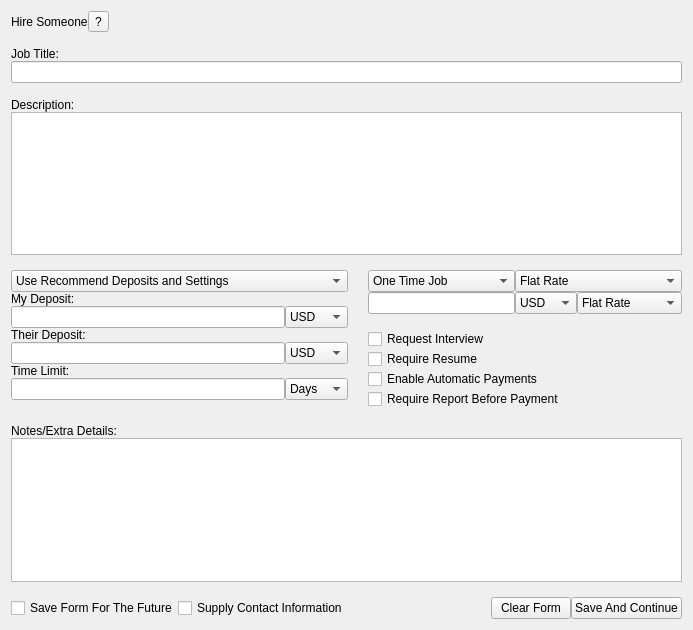
<?xml version="1.0" encoding="UTF-8"?>
<ui version="4.0">
 <class>Form</class>
 <widget class="QWidget" name="Form">
  <property name="geometry">
   <rect>
    <x>0</x>
    <y>0</y>
    <width>693</width>
    <height>630</height>
   </rect>
  </property>
  <property name="windowTitle">
   <string>Form</string>
  </property>
  <layout class="QGridLayout" name="gridLayout_3">
   <property name="horizontalSpacing">
    <number>20</number>
   </property>
   <property name="verticalSpacing">
    <number>15</number>
   </property>
   <item row="3" column="0" rowspan="2">
    <layout class="QGridLayout" name="gridLayout">
     <item row="1" column="0">
      <widget class="QLabel" name="MyDepositText3">
       <property name="text">
        <string>My Deposit:</string>
       </property>
      </widget>
     </item>
     <item row="6" column="0">
      <widget class="QLineEdit" name="TimeLimitBox3"/>
     </item>
     <item row="2" column="0">
      <widget class="QLineEdit" name="MyDepositBox3">
       <property name="text">
        <string/>
       </property>
      </widget>
     </item>
     <item row="2" column="1">
      <widget class="QComboBox" name="MyDepositUSD3">
       <item>
        <property name="text">
         <string>USD</string>
        </property>
       </item>
       <item>
        <property name="text">
         <string>Coins</string>
        </property>
       </item>
      </widget>
     </item>
     <item row="3" column="0">
      <widget class="QLabel" name="TheirDepositText3">
       <property name="text">
        <string>Their Deposit:</string>
       </property>
      </widget>
     </item>
     <item row="0" column="0" colspan="2">
      <widget class="QComboBox" name="DepositSettings3">
       <item>
        <property name="text">
         <string>Use Recommend Deposits and Settings</string>
        </property>
       </item>
       <item>
        <property name="text">
         <string>Custom Deposits</string>
        </property>
       </item>
      </widget>
     </item>
     <item row="4" column="1">
      <widget class="QComboBox" name="TheirDepositUSD3">
       <item>
        <property name="text">
         <string>USD</string>
        </property>
       </item>
       <item>
        <property name="text">
         <string>Coins</string>
        </property>
       </item>
      </widget>
     </item>
     <item row="6" column="1">
      <widget class="QComboBox" name="TimeLimitDays3">
       <item>
        <property name="text">
         <string>Days</string>
        </property>
       </item>
       <item>
        <property name="text">
         <string>Hours</string>
        </property>
       </item>
      </widget>
     </item>
     <item row="4" column="0">
      <widget class="QLineEdit" name="TheirDepositBox3">
       <property name="text">
        <string/>
       </property>
      </widget>
     </item>
     <item row="5" column="0">
      <widget class="QLabel" name="TimeLimitText3">
       <property name="text">
        <string>Time Limit:</string>
       </property>
      </widget>
     </item>
     <item row="7" column="0">
      <spacer name="verticalSpacer">
       <property name="orientation">
        <enum>Qt::Vertical</enum>
       </property>
       <property name="sizeHint" stdset="0">
        <size>
         <width>20</width>
         <height>2</height>
        </size>
       </property>
      </spacer>
     </item>
    </layout>
   </item>
   <item row="3" column="1">
    <layout class="QGridLayout" name="gridLayout_2">
     <item row="0" column="0">
      <widget class="QComboBox" name="JobSelect1">
       <item>
        <property name="text">
         <string>One Time Job</string>
        </property>
       </item>
       <item>
        <property name="text">
         <string>Part Time Job</string>
        </property>
       </item>
       <item>
        <property name="text">
         <string>Full Time Job</string>
        </property>
       </item>
      </widget>
     </item>
     <item row="0" column="1" colspan="2">
      <widget class="QComboBox" name="RateSelect1">
       <item>
        <property name="text">
         <string>Flat Rate</string>
        </property>
       </item>
       <item>
        <property name="text">
         <string>Pay By The Milestone</string>
        </property>
       </item>
       <item>
        <property name="text">
         <string>Pay by the Week</string>
        </property>
       </item>
       <item>
        <property name="text">
         <string>Pay by the Month</string>
        </property>
       </item>
      </widget>
     </item>
     <item row="1" column="0">
      <widget class="QLineEdit" name="JobAmount1">
       <property name="text">
        <string/>
       </property>
      </widget>
     </item>
     <item row="1" column="1">
      <widget class="QComboBox" name="JobUSD">
       <item>
        <property name="text">
         <string>USD</string>
        </property>
       </item>
       <item>
        <property name="text">
         <string>Coins</string>
        </property>
       </item>
      </widget>
     </item>
     <item row="1" column="2">
      <widget class="QComboBox" name="JobRate">
       <item>
        <property name="text">
         <string>Flat Rate</string>
        </property>
       </item>
       <item>
        <property name="text">
         <string>Per Milestone</string>
        </property>
       </item>
       <item>
        <property name="text">
         <string>Per Day</string>
        </property>
       </item>
       <item>
        <property name="text">
         <string>Per Week</string>
        </property>
       </item>
       <item>
        <property name="text">
         <string>Per Month</string>
        </property>
       </item>
      </widget>
     </item>
    </layout>
   </item>
   <item row="4" column="1">
    <layout class="QVBoxLayout" name="verticalLayout_2">
     <item>
      <widget class="QCheckBox" name="RequestInterviewCheck">
       <property name="text">
        <string>Request Interview</string>
       </property>
      </widget>
     </item>
     <item>
      <widget class="QCheckBox" name="RequireResumeCheck">
       <property name="text">
        <string>Require Resume</string>
       </property>
      </widget>
     </item>
     <item>
      <widget class="QCheckBox" name="EnableAutoPayCheck">
       <property name="text">
        <string>Enable Automatic Payments</string>
       </property>
      </widget>
     </item>
     <item>
      <widget class="QCheckBox" name="RequireReportCheck">
       <property name="text">
        <string>Require Report Before Payment</string>
       </property>
      </widget>
     </item>
    </layout>
   </item>
   <item row="6" column="0">
    <layout class="QHBoxLayout" name="horizontalLayout_3">
     <item>
      <widget class="QCheckBox" name="SaveFuture3">
       <property name="text">
        <string>Save Form For The Future</string>
       </property>
      </widget>
     </item>
     <item>
      <widget class="QCheckBox" name="SupplyAdditional3">
       <property name="text">
        <string>Supply Contact Information</string>
       </property>
      </widget>
     </item>
    </layout>
   </item>
   <item row="6" column="1">
    <layout class="QHBoxLayout" name="horizontalLayout_2">
     <item>
      <spacer name="horizontalSpacer_2">
       <property name="orientation">
        <enum>Qt::Horizontal</enum>
       </property>
       <property name="sizeHint" stdset="0">
        <size>
         <width>40</width>
         <height>20</height>
        </size>
       </property>
      </spacer>
     </item>
     <item>
      <widget class="QPushButton" name="ClearForm3">
       <property name="text">
        <string>Clear Form</string>
       </property>
      </widget>
     </item>
     <item>
      <widget class="QPushButton" name="SaveContinue3">
       <property name="text">
        <string>Save And Continue</string>
       </property>
      </widget>
     </item>
    </layout>
   </item>
   <item row="0" column="0" colspan="2">
    <layout class="QHBoxLayout" name="horizontalLayout">
     <item>
      <widget class="QLabel" name="HireSomeoneText">
       <property name="text">
        <string>Hire Someone</string>
       </property>
      </widget>
     </item>
     <item>
      <widget class="QToolButton" name="ExplainHire">
       <property name="toolTip">
        <string>Help</string>
       </property>
       <property name="text">
        <string>?</string>
       </property>
       <property name="iconSize">
        <size>
         <width>20</width>
         <height>20</height>
        </size>
       </property>
      </widget>
     </item>
     <item>
      <spacer name="horizontalSpacer">
       <property name="orientation">
        <enum>Qt::Horizontal</enum>
       </property>
       <property name="sizeHint" stdset="0">
        <size>
         <width>40</width>
         <height>20</height>
        </size>
       </property>
      </spacer>
     </item>
    </layout>
   </item>
   <item row="1" column="0" colspan="2">
    <layout class="QVBoxLayout" name="verticalLayout_3">
     <item>
      <widget class="QLabel" name="JobTitle1">
       <property name="text">
        <string>Job Title:</string>
       </property>
      </widget>
     </item>
     <item>
      <widget class="QLineEdit" name="JobTitleBox1">
       <property name="text">
        <string/>
       </property>
      </widget>
     </item>
    </layout>
   </item>
   <item row="2" column="0" colspan="2">
    <layout class="QVBoxLayout" name="verticalLayout_4">
     <item>
      <widget class="QLabel" name="Description1">
       <property name="text">
        <string>Description:</string>
       </property>
      </widget>
     </item>
     <item>
      <widget class="QTextEdit" name="DescriptionBox2">
       <property name="sizePolicy">
        <sizepolicy hsizetype="Expanding" vsizetype="Expanding">
         <horstretch>1</horstretch>
         <verstretch>1</verstretch>
        </sizepolicy>
       </property>
      </widget>
     </item>
    </layout>
   </item>
   <item row="5" column="0" colspan="2">
    <layout class="QVBoxLayout" name="verticalLayout">
     <item>
      <widget class="QLabel" name="NotesText3">
       <property name="text">
        <string>Notes/Extra Details:</string>
       </property>
      </widget>
     </item>
     <item>
      <widget class="QTextEdit" name="NotesBox3">
       <property name="sizePolicy">
        <sizepolicy hsizetype="Expanding" vsizetype="Expanding">
         <horstretch>1</horstretch>
         <verstretch>1</verstretch>
        </sizepolicy>
       </property>
      </widget>
     </item>
    </layout>
   </item>
  </layout>
 </widget>
 <resources>
  <include location="../../../NEW UI/Halo.qrc"/>
 </resources>
 <connections/>
</ui>
